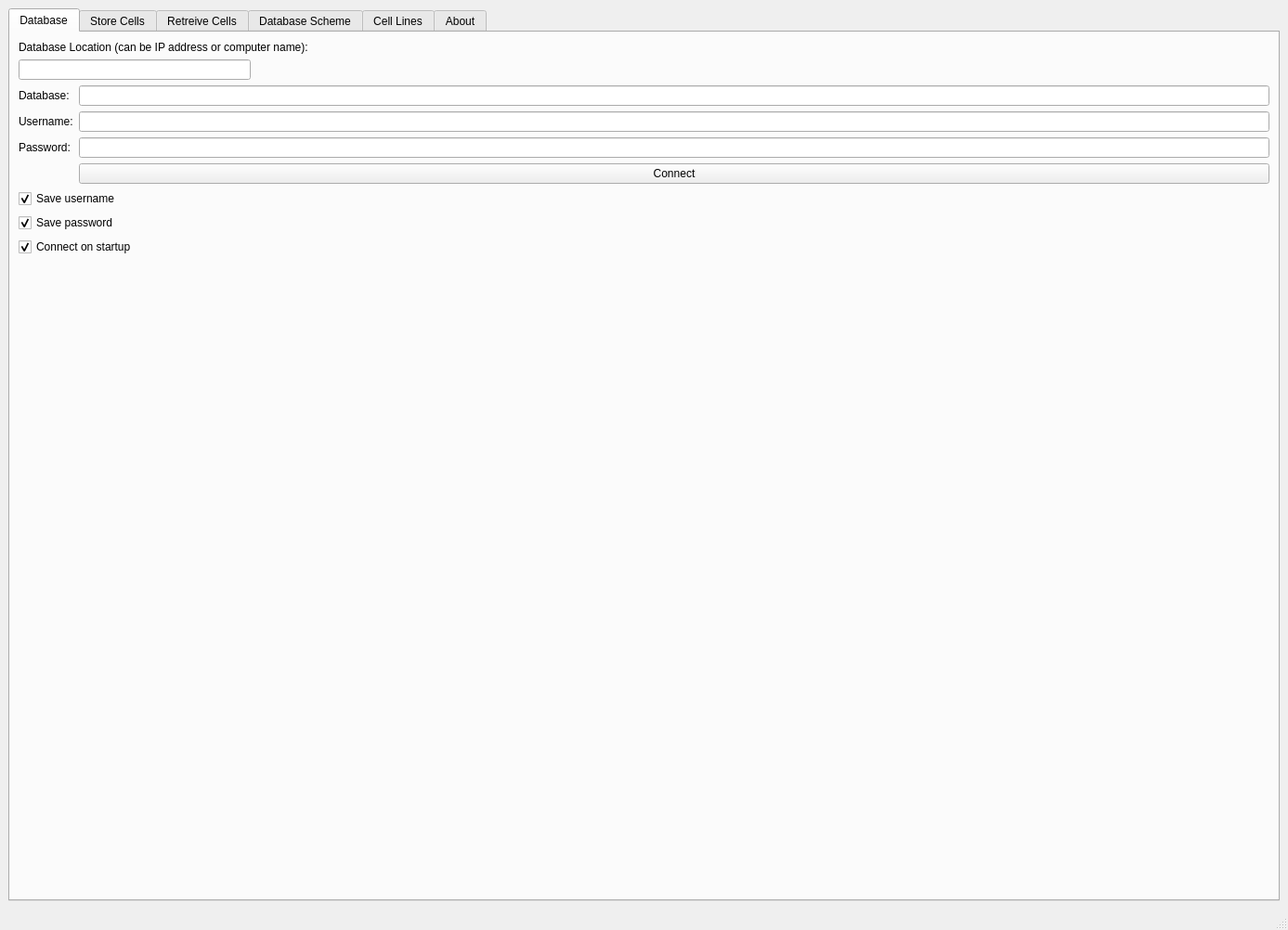
<?xml version="1.0" encoding="UTF-8"?>
<ui version="4.0">
 <class>MainWindow</class>
 <widget class="QMainWindow" name="MainWindow">
  <property name="geometry">
   <rect>
    <x>0</x>
    <y>0</y>
    <width>1387</width>
    <height>1002</height>
   </rect>
  </property>
  <property name="windowTitle">
   <string>Cells Database</string>
  </property>
  <widget class="QWidget" name="centralwidget">
   <layout class="QHBoxLayout" name="horizontalLayout">
    <item>
     <widget class="QTabWidget" name="tab">
      <property name="styleSheet">
       <string notr="true">QTabWidget::tab-bar{
alignment: left;
}</string>
      </property>
      <property name="currentIndex">
       <number>0</number>
      </property>
      <property name="usesScrollButtons">
       <bool>false</bool>
      </property>
      <property name="documentMode">
       <bool>false</bool>
      </property>
      <property name="tabsClosable">
       <bool>false</bool>
      </property>
      <property name="movable">
       <bool>false</bool>
      </property>
      <widget class="QWidget" name="tabDatabase">
       <attribute name="title">
        <string>Database</string>
       </attribute>
       <layout class="QFormLayout" name="formLayout">
        <item row="0" column="0" colspan="2">
         <widget class="QLabel" name="label_17">
          <property name="text">
           <string>Database Location (can be IP address or computer name):</string>
          </property>
         </widget>
        </item>
        <item row="1" column="0" colspan="2">
         <widget class="QLineEdit" name="txtDatabaseLocation">
          <property name="maximumSize">
           <size>
            <width>250</width>
            <height>16777215</height>
           </size>
          </property>
         </widget>
        </item>
        <item row="3" column="0">
         <widget class="QLabel" name="label_18">
          <property name="text">
           <string>Username:</string>
          </property>
         </widget>
        </item>
        <item row="3" column="1">
         <widget class="QLineEdit" name="txtUsername"/>
        </item>
        <item row="4" column="0">
         <widget class="QLabel" name="label_19">
          <property name="text">
           <string>Password:</string>
          </property>
         </widget>
        </item>
        <item row="4" column="1">
         <widget class="QLineEdit" name="txtPassword"/>
        </item>
        <item row="6" column="0" colspan="2">
         <widget class="QCheckBox" name="checkBox">
          <property name="text">
           <string>Save username</string>
          </property>
          <property name="checked">
           <bool>true</bool>
          </property>
         </widget>
        </item>
        <item row="7" column="0" colspan="2">
         <widget class="QCheckBox" name="checkBox_2">
          <property name="text">
           <string>Save password</string>
          </property>
          <property name="checked">
           <bool>true</bool>
          </property>
         </widget>
        </item>
        <item row="8" column="0" colspan="2">
         <widget class="QCheckBox" name="checkBox_3">
          <property name="text">
           <string>Connect on startup</string>
          </property>
          <property name="checked">
           <bool>true</bool>
          </property>
         </widget>
        </item>
        <item row="2" column="0">
         <widget class="QLabel" name="label_20">
          <property name="text">
           <string>Database:</string>
          </property>
         </widget>
        </item>
        <item row="2" column="1">
         <widget class="QLineEdit" name="txtDatabaseName"/>
        </item>
        <item row="5" column="1">
         <widget class="QPushButton" name="bttnConnect">
          <property name="text">
           <string>Connect</string>
          </property>
         </widget>
        </item>
       </layout>
      </widget>
      <widget class="QWidget" name="tabStore">
       <attribute name="title">
        <string>Store Cells</string>
       </attribute>
       <layout class="QGridLayout" name="gridLayout_8">
        <item row="0" column="0" colspan="2" alignment="Qt::AlignLeft">
         <widget class="QFrame" name="entryFrame">
          <layout class="QGridLayout" name="gridLayout_3" columnstretch="1,0,0,0">
           <property name="sizeConstraint">
            <enum>QLayout::SetFixedSize</enum>
           </property>
           <property name="leftMargin">
            <number>1</number>
           </property>
           <property name="rightMargin">
            <number>1</number>
           </property>
           <item row="3" column="1" alignment="Qt::AlignLeft">
            <widget class="QComboBox" name="cmbDewarStore">
             <property name="sizePolicy">
              <sizepolicy hsizetype="Maximum" vsizetype="Fixed">
               <horstretch>0</horstretch>
               <verstretch>0</verstretch>
              </sizepolicy>
             </property>
             <property name="focusPolicy">
              <enum>Qt::WheelFocus</enum>
             </property>
             <item>
              <property name="text">
               <string>GR</string>
              </property>
             </item>
             <item>
              <property name="text">
               <string>WF</string>
              </property>
             </item>
            </widget>
           </item>
           <item row="2" column="0">
            <widget class="QLabel" name="label_8">
             <property name="sizePolicy">
              <sizepolicy hsizetype="Fixed" vsizetype="Preferred">
               <horstretch>0</horstretch>
               <verstretch>0</verstretch>
              </sizepolicy>
             </property>
             <property name="text">
              <string>Number of Positions</string>
             </property>
             <property name="alignment">
              <set>Qt::AlignRight|Qt::AlignTrailing|Qt::AlignVCenter</set>
             </property>
             <property name="wordWrap">
              <bool>true</bool>
             </property>
            </widget>
           </item>
           <item row="2" column="1">
            <widget class="QSpinBox" name="spnNumberStore">
             <property name="sizePolicy">
              <sizepolicy hsizetype="Fixed" vsizetype="Fixed">
               <horstretch>0</horstretch>
               <verstretch>0</verstretch>
              </sizepolicy>
             </property>
             <property name="maximum">
              <number>300</number>
             </property>
             <property name="value">
              <number>1</number>
             </property>
            </widget>
           </item>
           <item row="2" column="3">
            <widget class="QPushButton" name="bttnFindStorage">
             <property name="sizePolicy">
              <sizepolicy hsizetype="Fixed" vsizetype="Fixed">
               <horstretch>0</horstretch>
               <verstretch>0</verstretch>
              </sizepolicy>
             </property>
             <property name="text">
              <string>Find Storage</string>
             </property>
             <property name="autoDefault">
              <bool>false</bool>
             </property>
             <property name="default">
              <bool>false</bool>
             </property>
            </widget>
           </item>
           <item row="3" column="0" alignment="Qt::AlignRight">
            <widget class="QLabel" name="label_5">
             <property name="sizePolicy">
              <sizepolicy hsizetype="Fixed" vsizetype="Preferred">
               <horstretch>0</horstretch>
               <verstretch>0</verstretch>
              </sizepolicy>
             </property>
             <property name="text">
              <string>Dewar</string>
             </property>
             <property name="alignment">
              <set>Qt::AlignRight|Qt::AlignTrailing|Qt::AlignVCenter</set>
             </property>
            </widget>
           </item>
          </layout>
         </widget>
        </item>
        <item row="1" column="0" colspan="2">
         <widget class="QTableView" name="tblStoreCells">
          <property name="sizePolicy">
           <sizepolicy hsizetype="Minimum" vsizetype="MinimumExpanding">
            <horstretch>0</horstretch>
            <verstretch>0</verstretch>
           </sizepolicy>
          </property>
          <property name="focusPolicy">
           <enum>Qt::StrongFocus</enum>
          </property>
          <property name="sortingEnabled">
           <bool>true</bool>
          </property>
         </widget>
        </item>
        <item row="4" column="0" colspan="2" alignment="Qt::AlignLeft">
         <widget class="QWidget" name="emailWidget" native="true">
          <layout class="QHBoxLayout" name="horizontalLayout_5">
           <property name="rightMargin">
            <number>1</number>
           </property>
           <item alignment="Qt::AlignLeft">
            <widget class="QLineEdit" name="txtEmailStore">
             <property name="sizePolicy">
              <sizepolicy hsizetype="Minimum" vsizetype="Fixed">
               <horstretch>0</horstretch>
               <verstretch>0</verstretch>
              </sizepolicy>
             </property>
             <property name="minimumSize">
              <size>
               <width>200</width>
               <height>0</height>
              </size>
             </property>
            </widget>
           </item>
           <item>
            <widget class="QPushButton" name="bttnEmailPositionsStore">
             <property name="sizePolicy">
              <sizepolicy hsizetype="Maximum" vsizetype="Fixed">
               <horstretch>0</horstretch>
               <verstretch>0</verstretch>
              </sizepolicy>
             </property>
             <property name="text">
              <string>Email Positions</string>
             </property>
            </widget>
           </item>
          </layout>
         </widget>
        </item>
        <item row="5" column="0" colspan="2">
         <layout class="QHBoxLayout" name="horizontalLayout_3">
          <item alignment="Qt::AlignRight">
           <widget class="QDialogButtonBox" name="BttnBoxStore">
            <property name="sizePolicy">
             <sizepolicy hsizetype="Maximum" vsizetype="Maximum">
              <horstretch>0</horstretch>
              <verstretch>0</verstretch>
             </sizepolicy>
            </property>
            <property name="orientation">
             <enum>Qt::Horizontal</enum>
            </property>
            <property name="standardButtons">
             <set>QDialogButtonBox::Apply|QDialogButtonBox::Cancel|QDialogButtonBox::Close|QDialogButtonBox::Reset</set>
            </property>
            <property name="centerButtons">
             <bool>false</bool>
            </property>
           </widget>
          </item>
         </layout>
        </item>
        <item row="2" column="0" colspan="2" alignment="Qt::AlignLeft">
         <widget class="QWidget" name="functionsWidget" native="true">
          <layout class="QHBoxLayout" name="horizontalLayout_2" stretch="0,0,0,0,0,0,0">
           <property name="spacing">
            <number>-1</number>
           </property>
           <property name="sizeConstraint">
            <enum>QLayout::SetMinimumSize</enum>
           </property>
           <item alignment="Qt::AlignLeft">
            <widget class="QPushButton" name="bttnSelectAllStore">
             <property name="sizePolicy">
              <sizepolicy hsizetype="Maximum" vsizetype="Preferred">
               <horstretch>0</horstretch>
               <verstretch>0</verstretch>
              </sizepolicy>
             </property>
             <property name="text">
              <string>Select All</string>
             </property>
            </widget>
           </item>
           <item>
            <widget class="QPushButton" name="bttnDeselectAllStore">
             <property name="sizePolicy">
              <sizepolicy hsizetype="Maximum" vsizetype="Preferred">
               <horstretch>0</horstretch>
               <verstretch>0</verstretch>
              </sizepolicy>
             </property>
             <property name="text">
              <string>Deselect All</string>
             </property>
            </widget>
           </item>
           <item alignment="Qt::AlignLeft">
            <widget class="QPushButton" name="bttnAnotherPositionStore">
             <property name="sizePolicy">
              <sizepolicy hsizetype="Maximum" vsizetype="Preferred">
               <horstretch>0</horstretch>
               <verstretch>0</verstretch>
              </sizepolicy>
             </property>
             <property name="text">
              <string>Find Another Position</string>
             </property>
            </widget>
           </item>
           <item alignment="Qt::AlignLeft">
            <widget class="QPushButton" name="bttnNewCane">
             <property name="sizePolicy">
              <sizepolicy hsizetype="Maximum" vsizetype="Fixed">
               <horstretch>0</horstretch>
               <verstretch>0</verstretch>
              </sizepolicy>
             </property>
             <property name="text">
              <string>New Cane</string>
             </property>
            </widget>
           </item>
           <item alignment="Qt::AlignLeft">
            <widget class="QPushButton" name="bttnStore">
             <property name="sizePolicy">
              <sizepolicy hsizetype="Maximum" vsizetype="Maximum">
               <horstretch>0</horstretch>
               <verstretch>0</verstretch>
              </sizepolicy>
             </property>
             <property name="text">
              <string>Store</string>
             </property>
            </widget>
           </item>
           <item alignment="Qt::AlignLeft">
            <widget class="QLabel" name="lblSelectedStoreLabel">
             <property name="sizePolicy">
              <sizepolicy hsizetype="Fixed" vsizetype="Preferred">
               <horstretch>0</horstretch>
               <verstretch>0</verstretch>
              </sizepolicy>
             </property>
             <property name="text">
              <string/>
             </property>
             <property name="textFormat">
              <enum>Qt::PlainText</enum>
             </property>
             <property name="alignment">
              <set>Qt::AlignRight|Qt::AlignTrailing|Qt::AlignVCenter</set>
             </property>
            </widget>
           </item>
           <item alignment="Qt::AlignLeft">
            <widget class="QLabel" name="lblSelectedStore">
             <property name="sizePolicy">
              <sizepolicy hsizetype="Fixed" vsizetype="Preferred">
               <horstretch>0</horstretch>
               <verstretch>0</verstretch>
              </sizepolicy>
             </property>
             <property name="text">
              <string/>
             </property>
            </widget>
           </item>
          </layout>
         </widget>
        </item>
        <item row="3" column="0" alignment="Qt::AlignLeft">
         <widget class="QWidget" name="gridWidget" native="true">
          <layout class="QGridLayout" name="gridLayout_2">
           <item row="0" column="3">
            <widget class="QLabel" name="label">
             <property name="sizePolicy">
              <sizepolicy hsizetype="Maximum" vsizetype="Preferred">
               <horstretch>0</horstretch>
               <verstretch>0</verstretch>
              </sizepolicy>
             </property>
             <property name="text">
              <string>Initials</string>
             </property>
             <property name="alignment">
              <set>Qt::AlignRight|Qt::AlignTrailing|Qt::AlignVCenter</set>
             </property>
            </widget>
           </item>
           <item row="0" column="0">
            <widget class="QLabel" name="label_6">
             <property name="sizePolicy">
              <sizepolicy hsizetype="Fixed" vsizetype="Preferred">
               <horstretch>0</horstretch>
               <verstretch>0</verstretch>
              </sizepolicy>
             </property>
             <property name="text">
              <string>Cell Type</string>
             </property>
             <property name="alignment">
              <set>Qt::AlignRight|Qt::AlignTrailing|Qt::AlignVCenter</set>
             </property>
            </widget>
           </item>
           <item row="1" column="1">
            <widget class="QSpinBox" name="spnPassageStore">
             <property name="sizePolicy">
              <sizepolicy hsizetype="Fixed" vsizetype="Fixed">
               <horstretch>0</horstretch>
               <verstretch>0</verstretch>
              </sizepolicy>
             </property>
             <property name="value">
              <number>1</number>
             </property>
            </widget>
           </item>
           <item row="1" column="3">
            <widget class="QLabel" name="label_2">
             <property name="text">
              <string>Date</string>
             </property>
             <property name="alignment">
              <set>Qt::AlignRight|Qt::AlignTrailing|Qt::AlignVCenter</set>
             </property>
            </widget>
           </item>
           <item row="1" column="4">
            <widget class="QLineEdit" name="txtDate">
             <property name="sizePolicy">
              <sizepolicy hsizetype="Minimum" vsizetype="Fixed">
               <horstretch>0</horstretch>
               <verstretch>0</verstretch>
              </sizepolicy>
             </property>
             <property name="maximumSize">
              <size>
               <width>100</width>
               <height>16777215</height>
              </size>
             </property>
             <property name="inputMask">
              <string>99/99/9999</string>
             </property>
            </widget>
           </item>
           <item row="0" column="4">
            <widget class="QLineEdit" name="txtInitials">
             <property name="sizePolicy">
              <sizepolicy hsizetype="Maximum" vsizetype="Fixed">
               <horstretch>0</horstretch>
               <verstretch>0</verstretch>
              </sizepolicy>
             </property>
             <property name="maximumSize">
              <size>
               <width>30</width>
               <height>16777215</height>
              </size>
             </property>
            </widget>
           </item>
           <item row="1" column="0">
            <widget class="QLabel" name="label_7">
             <property name="sizePolicy">
              <sizepolicy hsizetype="Fixed" vsizetype="Preferred">
               <horstretch>0</horstretch>
               <verstretch>0</verstretch>
              </sizepolicy>
             </property>
             <property name="text">
              <string>Passage</string>
             </property>
             <property name="alignment">
              <set>Qt::AlignRight|Qt::AlignTrailing|Qt::AlignVCenter</set>
             </property>
            </widget>
           </item>
           <item row="2" column="0">
            <widget class="QLabel" name="label_15">
             <property name="text">
              <string>Comments</string>
             </property>
            </widget>
           </item>
           <item row="2" column="1">
            <widget class="QLineEdit" name="txtComments">
             <property name="minimumSize">
              <size>
               <width>150</width>
               <height>0</height>
              </size>
             </property>
             <property name="maximumSize">
              <size>
               <width>300</width>
               <height>16777215</height>
              </size>
             </property>
            </widget>
           </item>
           <item row="2" column="4">
            <widget class="QPushButton" name="bttnAddCells">
             <property name="text">
              <string>Add Cells</string>
             </property>
            </widget>
           </item>
           <item row="0" column="1">
            <widget class="QComboBox" name="combo_CellType"/>
           </item>
          </layout>
         </widget>
        </item>
       </layout>
      </widget>
      <widget class="QWidget" name="tabRetreive">
       <attribute name="title">
        <string>Retreive Cells</string>
       </attribute>
       <layout class="QGridLayout" name="gridLayout" rowstretch="0,0,0,0,0">
        <item row="1" column="0" colspan="2">
         <widget class="QTableView" name="tblRetreiveCells">
          <property name="sizePolicy">
           <sizepolicy hsizetype="Minimum" vsizetype="MinimumExpanding">
            <horstretch>0</horstretch>
            <verstretch>0</verstretch>
           </sizepolicy>
          </property>
          <property name="sortingEnabled">
           <bool>true</bool>
          </property>
         </widget>
        </item>
        <item row="4" column="0" colspan="2">
         <layout class="QHBoxLayout" name="horizontalLayout_6">
          <item alignment="Qt::AlignRight">
           <widget class="QDialogButtonBox" name="bttnBoxRetreive">
            <property name="standardButtons">
             <set>QDialogButtonBox::Apply|QDialogButtonBox::Cancel|QDialogButtonBox::Close|QDialogButtonBox::Reset</set>
            </property>
           </widget>
          </item>
         </layout>
        </item>
        <item row="0" column="0">
         <widget class="QWidget" name="formWidget" native="true">
          <property name="sizePolicy">
           <sizepolicy hsizetype="Maximum" vsizetype="Maximum">
            <horstretch>0</horstretch>
            <verstretch>0</verstretch>
           </sizepolicy>
          </property>
          <layout class="QHBoxLayout" name="horizontalLayout_8">
           <item>
            <widget class="QLabel" name="label_3">
             <property name="sizePolicy">
              <sizepolicy hsizetype="Fixed" vsizetype="Preferred">
               <horstretch>0</horstretch>
               <verstretch>0</verstretch>
              </sizepolicy>
             </property>
             <property name="text">
              <string>Cell Type</string>
             </property>
            </widget>
           </item>
           <item>
            <widget class="QLineEdit" name="txtCellsRetreive">
             <property name="sizePolicy">
              <sizepolicy hsizetype="Maximum" vsizetype="Fixed">
               <horstretch>0</horstretch>
               <verstretch>0</verstretch>
              </sizepolicy>
             </property>
            </widget>
           </item>
           <item>
            <widget class="QPushButton" name="bttnFindCells">
             <property name="sizePolicy">
              <sizepolicy hsizetype="Maximum" vsizetype="Fixed">
               <horstretch>0</horstretch>
               <verstretch>0</verstretch>
              </sizepolicy>
             </property>
             <property name="text">
              <string>Find Cells</string>
             </property>
            </widget>
           </item>
           <item>
            <widget class="QCheckBox" name="chkTrash">
             <property name="text">
              <string>Trashed</string>
             </property>
            </widget>
           </item>
          </layout>
         </widget>
        </item>
        <item row="2" column="0" alignment="Qt::AlignLeft">
         <widget class="QWidget" name="horizontalWidget_2" native="true">
          <layout class="QHBoxLayout" name="horizontalLayout_4" stretch="0,0,0,0,0">
           <property name="sizeConstraint">
            <enum>QLayout::SetMinimumSize</enum>
           </property>
           <item alignment="Qt::AlignLeft">
            <widget class="QPushButton" name="bttnSelectAllRetreive">
             <property name="text">
              <string>Select All</string>
             </property>
            </widget>
           </item>
           <item alignment="Qt::AlignLeft">
            <widget class="QPushButton" name="bttnDeselectAllRetreive">
             <property name="text">
              <string>Deselect All</string>
             </property>
            </widget>
           </item>
           <item alignment="Qt::AlignLeft">
            <widget class="QPushButton" name="bttnRetreive">
             <property name="text">
              <string>Retrieve</string>
             </property>
            </widget>
           </item>
           <item>
            <widget class="QLabel" name="lblSelectedRetreiveLabel">
             <property name="text">
              <string/>
             </property>
            </widget>
           </item>
           <item>
            <widget class="QLabel" name="lblSelectedRetreive">
             <property name="text">
              <string/>
             </property>
            </widget>
           </item>
          </layout>
         </widget>
        </item>
        <item row="3" column="0" alignment="Qt::AlignLeft">
         <widget class="QWidget" name="horizontalWidget_4" native="true">
          <layout class="QHBoxLayout" name="horizontalLayout_7">
           <item alignment="Qt::AlignLeft">
            <widget class="QLineEdit" name="txtEmailRetreive">
             <property name="sizePolicy">
              <sizepolicy hsizetype="Fixed" vsizetype="Fixed">
               <horstretch>0</horstretch>
               <verstretch>0</verstretch>
              </sizepolicy>
             </property>
             <property name="minimumSize">
              <size>
               <width>200</width>
               <height>0</height>
              </size>
             </property>
            </widget>
           </item>
           <item alignment="Qt::AlignLeft">
            <widget class="QPushButton" name="bttnEmailPositionsRetreive">
             <property name="sizePolicy">
              <sizepolicy hsizetype="Fixed" vsizetype="Fixed">
               <horstretch>0</horstretch>
               <verstretch>0</verstretch>
              </sizepolicy>
             </property>
             <property name="text">
              <string>Email Positions</string>
             </property>
            </widget>
           </item>
          </layout>
         </widget>
        </item>
       </layout>
      </widget>
      <widget class="QWidget" name="tabScheme">
       <attribute name="title">
        <string>Database Scheme</string>
       </attribute>
       <layout class="QGridLayout" name="gridLayout_6">
        <item row="0" column="0">
         <widget class="QWidget" name="horizontalWidget" native="true">
          <layout class="QHBoxLayout" name="horizontalLayout_11">
           <item>
            <widget class="QLabel" name="label_14">
             <property name="sizePolicy">
              <sizepolicy hsizetype="Maximum" vsizetype="Preferred">
               <horstretch>0</horstretch>
               <verstretch>0</verstretch>
              </sizepolicy>
             </property>
             <property name="text">
              <string>Dewar</string>
             </property>
             <property name="alignment">
              <set>Qt::AlignRight|Qt::AlignTrailing|Qt::AlignVCenter</set>
             </property>
            </widget>
           </item>
           <item alignment="Qt::AlignLeft">
            <widget class="QComboBox" name="combo_Dewar">
             <property name="editable">
              <bool>false</bool>
             </property>
             <property name="insertPolicy">
              <enum>QComboBox::NoInsert</enum>
             </property>
             <item>
              <property name="text">
               <string>GR</string>
              </property>
             </item>
             <item>
              <property name="text">
               <string>WF</string>
              </property>
             </item>
            </widget>
           </item>
          </layout>
         </widget>
        </item>
        <item row="2" column="0">
         <layout class="QHBoxLayout" name="horizontalLayout_10">
          <item>
           <widget class="QLabel" name="label_13">
            <property name="sizePolicy">
             <sizepolicy hsizetype="Maximum" vsizetype="Preferred">
              <horstretch>0</horstretch>
              <verstretch>0</verstretch>
             </sizepolicy>
            </property>
            <property name="text">
             <string>Changes:</string>
            </property>
           </widget>
          </item>
          <item>
           <widget class="QLabel" name="lblChanges">
            <property name="text">
             <string>0</string>
            </property>
           </widget>
          </item>
         </layout>
        </item>
        <item row="3" column="0">
         <widget class="QWidget" name="gridWidget_2" native="true">
          <layout class="QGridLayout" name="gridLayout_5">
           <item row="0" column="0">
            <widget class="QLabel" name="lblBlue">
             <property name="sizePolicy">
              <sizepolicy hsizetype="Maximum" vsizetype="Preferred">
               <horstretch>0</horstretch>
               <verstretch>0</verstretch>
              </sizepolicy>
             </property>
             <property name="autoFillBackground">
              <bool>false</bool>
             </property>
             <property name="text">
              <string>Changed</string>
             </property>
             <property name="alignment">
              <set>Qt::AlignRight|Qt::AlignTrailing|Qt::AlignVCenter</set>
             </property>
            </widget>
           </item>
           <item row="1" column="0">
            <widget class="QLabel" name="lblGreen">
             <property name="text">
              <string>New</string>
             </property>
             <property name="alignment">
              <set>Qt::AlignRight|Qt::AlignTrailing|Qt::AlignVCenter</set>
             </property>
            </widget>
           </item>
           <item row="0" column="1" alignment="Qt::AlignLeft">
            <widget class="QFrame" name="frame">
             <property name="minimumSize">
              <size>
               <width>75</width>
               <height>0</height>
              </size>
             </property>
             <property name="styleSheet">
              <string notr="true">background-color: yellow
</string>
             </property>
             <property name="frameShape">
              <enum>QFrame::StyledPanel</enum>
             </property>
             <property name="frameShadow">
              <enum>QFrame::Raised</enum>
             </property>
            </widget>
           </item>
           <item row="1" column="1" alignment="Qt::AlignLeft">
            <widget class="QFrame" name="frame_2">
             <property name="minimumSize">
              <size>
               <width>75</width>
               <height>0</height>
              </size>
             </property>
             <property name="styleSheet">
              <string notr="true">background-color: chartreuse</string>
             </property>
             <property name="frameShape">
              <enum>QFrame::StyledPanel</enum>
             </property>
             <property name="frameShadow">
              <enum>QFrame::Raised</enum>
             </property>
            </widget>
           </item>
          </layout>
         </widget>
        </item>
        <item row="4" column="1" alignment="Qt::AlignRight">
         <widget class="QDialogButtonBox" name="buttonBox">
          <property name="standardButtons">
           <set>QDialogButtonBox::Apply|QDialogButtonBox::Cancel|QDialogButtonBox::Close</set>
          </property>
         </widget>
        </item>
        <item row="1" column="0" colspan="2">
         <layout class="QGridLayout" name="gridLayout_4">
          <item row="0" column="1">
           <widget class="QLabel" name="label_11">
            <property name="text">
             <string>Cane Color</string>
            </property>
            <property name="alignment">
             <set>Qt::AlignCenter</set>
            </property>
           </widget>
          </item>
          <item row="3" column="2" alignment="Qt::AlignLeft">
           <widget class="QPushButton" name="bttnDeleteID">
            <property name="text">
             <string>Delete</string>
            </property>
           </widget>
          </item>
          <item row="4" column="1">
           <widget class="QPushButton" name="bttnNewColor">
            <property name="sizePolicy">
             <sizepolicy hsizetype="Maximum" vsizetype="Fixed">
              <horstretch>0</horstretch>
              <verstretch>0</verstretch>
             </sizepolicy>
            </property>
            <property name="text">
             <string>New</string>
            </property>
           </widget>
          </item>
          <item row="1" column="0" alignment="Qt::AlignHCenter">
           <widget class="QListView" name="lstCylinders">
            <property name="maximumSize">
             <size>
              <width>55</width>
              <height>16777215</height>
             </size>
            </property>
           </widget>
          </item>
          <item row="0" column="2">
           <widget class="QLabel" name="label_10">
            <property name="text">
             <string>Cane ID</string>
            </property>
            <property name="alignment">
             <set>Qt::AlignCenter</set>
            </property>
           </widget>
          </item>
          <item row="1" column="1">
           <widget class="QListView" name="lstColor">
            <property name="maximumSize">
             <size>
              <width>100</width>
              <height>16777215</height>
             </size>
            </property>
           </widget>
          </item>
          <item row="4" column="2">
           <widget class="QPushButton" name="bttnNewID">
            <property name="sizePolicy">
             <sizepolicy hsizetype="Maximum" vsizetype="Fixed">
              <horstretch>0</horstretch>
              <verstretch>0</verstretch>
             </sizepolicy>
            </property>
            <property name="text">
             <string>New</string>
            </property>
           </widget>
          </item>
          <item row="3" column="1">
           <widget class="QPushButton" name="bttnDeleteColor">
            <property name="sizePolicy">
             <sizepolicy hsizetype="Maximum" vsizetype="Fixed">
              <horstretch>0</horstretch>
              <verstretch>0</verstretch>
             </sizepolicy>
            </property>
            <property name="text">
             <string>Delete</string>
            </property>
           </widget>
          </item>
          <item row="1" column="2">
           <widget class="QListView" name="lstID">
            <property name="maximumSize">
             <size>
              <width>100</width>
              <height>16777215</height>
             </size>
            </property>
           </widget>
          </item>
          <item row="0" column="0">
           <widget class="QLabel" name="label_9">
            <property name="text">
             <string>Cylinders</string>
            </property>
            <property name="alignment">
             <set>Qt::AlignCenter</set>
            </property>
           </widget>
          </item>
          <item row="1" column="3">
           <widget class="QTableView" name="tblPositions"/>
          </item>
          <item row="0" column="3">
           <layout class="QHBoxLayout" name="horizontalLayout_12">
            <item alignment="Qt::AlignLeft">
             <widget class="QLabel" name="label_12">
              <property name="text">
               <string>Positions</string>
              </property>
             </widget>
            </item>
            <item alignment="Qt::AlignRight">
             <widget class="QLabel" name="label_16">
              <property name="text">
               <string>Copy Columns:</string>
              </property>
             </widget>
            </item>
            <item>
             <widget class="QPushButton" name="bttnCopyDown">
              <property name="sizePolicy">
               <sizepolicy hsizetype="Maximum" vsizetype="Fixed">
                <horstretch>0</horstretch>
                <verstretch>0</verstretch>
               </sizepolicy>
              </property>
              <property name="text">
               <string>⬇</string>
              </property>
             </widget>
            </item>
            <item alignment="Qt::AlignLeft">
             <widget class="QPushButton" name="bttnCopyUp">
              <property name="text">
               <string>⬆</string>
              </property>
             </widget>
            </item>
           </layout>
          </item>
         </layout>
        </item>
       </layout>
       <zorder>buttonBox</zorder>
       <zorder>gridWidget_2</zorder>
       <zorder>horizontalWidget</zorder>
      </widget>
      <widget class="QWidget" name="tabCellLines">
       <attribute name="title">
        <string>Cell Lines</string>
       </attribute>
       <layout class="QGridLayout" name="gridLayout_9">
        <item row="0" column="0">
         <layout class="QHBoxLayout" name="horizontalLayout_13">
          <item>
           <widget class="QTableView" name="cellLinesTable">
            <property name="maximumSize">
             <size>
              <width>1100</width>
              <height>16777215</height>
             </size>
            </property>
            <property name="sortingEnabled">
             <bool>true</bool>
            </property>
           </widget>
          </item>
          <item alignment="Qt::AlignTop">
           <widget class="QFrame" name="verticalFrame">
            <layout class="QVBoxLayout" name="verticalLayout_2">
             <item alignment="Qt::AlignTop">
              <widget class="QPushButton" name="bttnAddCellLine">
               <property name="maximumSize">
                <size>
                 <width>120</width>
                 <height>16777215</height>
                </size>
               </property>
               <property name="text">
                <string>Add</string>
               </property>
              </widget>
             </item>
             <item>
              <widget class="QPushButton" name="bttnDeleteCellLine">
               <property name="maximumSize">
                <size>
                 <width>120</width>
                 <height>16777215</height>
                </size>
               </property>
               <property name="text">
                <string>Delete </string>
               </property>
              </widget>
             </item>
            </layout>
           </widget>
          </item>
         </layout>
        </item>
       </layout>
      </widget>
      <widget class="QWidget" name="tab_2">
       <attribute name="title">
        <string>About</string>
       </attribute>
       <layout class="QGridLayout" name="gridLayout_7">
        <item row="0" column="0" alignment="Qt::AlignLeft|Qt::AlignTop">
         <widget class="QWidget" name="verticalWidget" native="true">
          <layout class="QVBoxLayout" name="verticalLayout">
           <item alignment="Qt::AlignLeft|Qt::AlignTop">
            <widget class="QWidget" name="horizontalWidget" native="true">
             <layout class="QHBoxLayout" name="horizontalLayout_9">
              <item>
               <widget class="QLabel" name="label_4">
                <property name="sizePolicy">
                 <sizepolicy hsizetype="Maximum" vsizetype="Maximum">
                  <horstretch>0</horstretch>
                  <verstretch>0</verstretch>
                 </sizepolicy>
                </property>
                <property name="text">
                 <string>Current Version:</string>
                </property>
               </widget>
              </item>
              <item>
               <widget class="QLabel" name="lblVersion">
                <property name="sizePolicy">
                 <sizepolicy hsizetype="Maximum" vsizetype="Maximum">
                  <horstretch>0</horstretch>
                  <verstretch>0</verstretch>
                 </sizepolicy>
                </property>
                <property name="text">
                 <string/>
                </property>
               </widget>
              </item>
             </layout>
            </widget>
           </item>
           <item>
            <widget class="QPushButton" name="bttnCheckUpdates">
             <property name="sizePolicy">
              <sizepolicy hsizetype="Maximum" vsizetype="Fixed">
               <horstretch>0</horstretch>
               <verstretch>0</verstretch>
              </sizepolicy>
             </property>
             <property name="text">
              <string>Check for Updates</string>
             </property>
            </widget>
           </item>
          </layout>
         </widget>
        </item>
       </layout>
      </widget>
     </widget>
    </item>
   </layout>
  </widget>
  <widget class="QStatusBar" name="statusBar"/>
 </widget>
 <tabstops>
  <tabstop>spnNumberStore</tabstop>
  <tabstop>cmbDewarStore</tabstop>
  <tabstop>bttnFindStorage</tabstop>
  <tabstop>tblStoreCells</tabstop>
  <tabstop>bttnSelectAllStore</tabstop>
  <tabstop>bttnDeselectAllStore</tabstop>
  <tabstop>bttnAnotherPositionStore</tabstop>
  <tabstop>bttnNewCane</tabstop>
  <tabstop>bttnStore</tabstop>
  <tabstop>txtInitials</tabstop>
  <tabstop>spnPassageStore</tabstop>
  <tabstop>txtDate</tabstop>
  <tabstop>txtComments</tabstop>
  <tabstop>bttnAddCells</tabstop>
  <tabstop>txtEmailStore</tabstop>
  <tabstop>bttnEmailPositionsStore</tabstop>
  <tabstop>tblRetreiveCells</tabstop>
  <tabstop>txtCellsRetreive</tabstop>
  <tabstop>bttnFindCells</tabstop>
  <tabstop>chkTrash</tabstop>
  <tabstop>bttnSelectAllRetreive</tabstop>
  <tabstop>bttnDeselectAllRetreive</tabstop>
  <tabstop>bttnRetreive</tabstop>
  <tabstop>txtEmailRetreive</tabstop>
  <tabstop>bttnEmailPositionsRetreive</tabstop>
  <tabstop>combo_Dewar</tabstop>
  <tabstop>bttnDeleteColor</tabstop>
  <tabstop>lstID</tabstop>
  <tabstop>bttnNewColor</tabstop>
  <tabstop>bttnDeleteID</tabstop>
  <tabstop>bttnNewID</tabstop>
  <tabstop>lstCylinders</tabstop>
  <tabstop>lstColor</tabstop>
  <tabstop>tblPositions</tabstop>
  <tabstop>bttnCheckUpdates</tabstop>
 </tabstops>
 <resources/>
 <connections/>
</ui>
